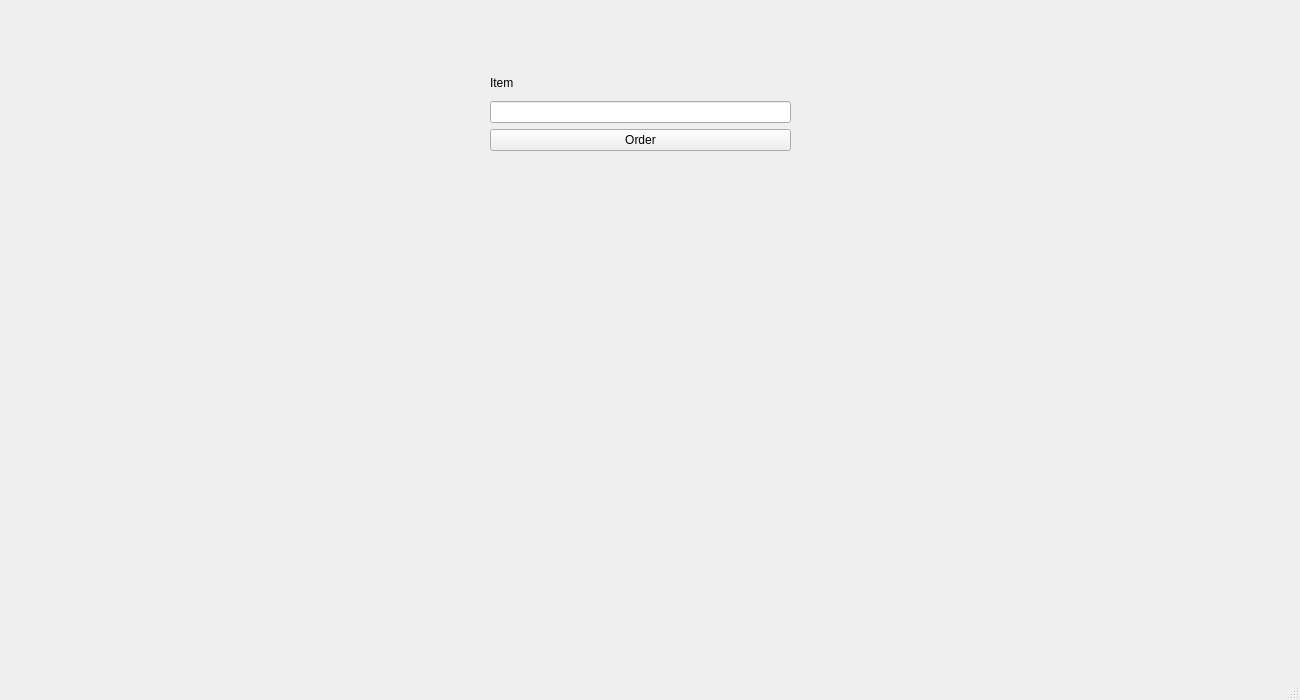
<?xml version="1.0" encoding="UTF-8"?>
<ui version="4.0">
 <class>MainWindow</class>
 <widget class="QMainWindow" name="MainWindow">
  <property name="geometry">
   <rect>
    <x>0</x>
    <y>0</y>
    <width>1300</width>
    <height>700</height>
   </rect>
  </property>
  <property name="windowTitle">
   <string>MainWindow</string>
  </property>
  <widget class="QWidget" name="centralwidget">
   <widget class="QWidget" name="gridLayoutWidget">
    <property name="geometry">
     <rect>
      <x>60</x>
      <y>60</y>
      <width>361</width>
      <height>521</height>
     </rect>
    </property>
    <layout class="QGridLayout" name="gridLayout"/>
   </widget>
   <widget class="QWidget" name="verticalLayoutWidget">
    <property name="geometry">
     <rect>
      <x>490</x>
      <y>70</y>
      <width>301</width>
      <height>81</height>
     </rect>
    </property>
    <layout class="QVBoxLayout" name="verticalLayout">
     <item>
      <widget class="QLabel" name="label">
       <property name="text">
        <string>Item</string>
       </property>
      </widget>
     </item>
     <item>
      <widget class="QLineEdit" name="lineEdit">
       <property name="text">
        <string/>
       </property>
      </widget>
     </item>
     <item>
      <widget class="QPushButton" name="pushButton">
       <property name="text">
        <string>Order</string>
       </property>
      </widget>
     </item>
    </layout>
   </widget>
  </widget>
  <widget class="QMenuBar" name="menubar">
   <property name="geometry">
    <rect>
     <x>0</x>
     <y>0</y>
     <width>1300</width>
     <height>21</height>
    </rect>
   </property>
  </widget>
  <widget class="QStatusBar" name="statusbar"/>
 </widget>
 <resources/>
 <connections/>
</ui>
